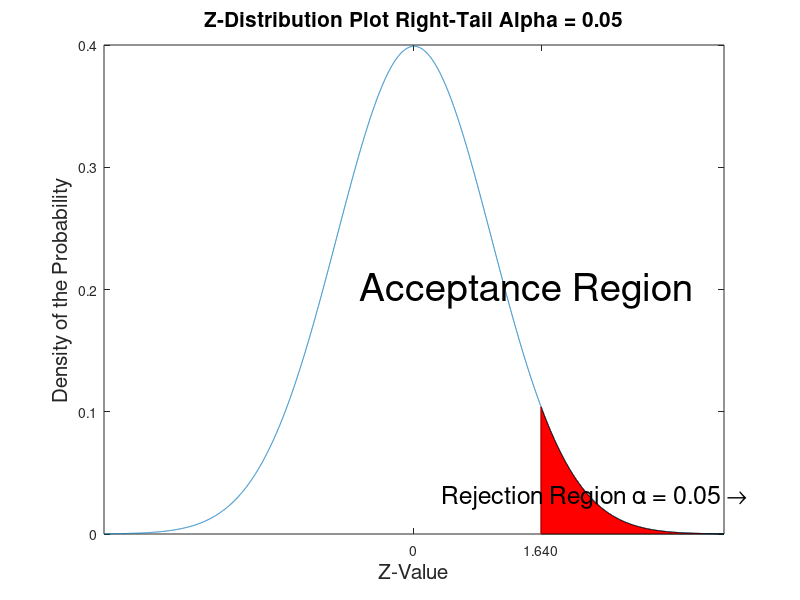

The MATLAB source for this figure:
x = [-4:0.001:4];
mu = 0;
s = 1;
b = 1.64;% z_critical
z = (exp(-(x-mu).*(x-mu)/(2*s*s)))/(s*sqrt(2*pi));
r = (1.64);
t = [b:0.001:4] ;
zcl = (exp(-(t-mu).*(t-mu)/(2*s*s)))/(s*sqrt(2*pi));
p = [b:0.001:4] ;
zcr = (exp(-(p-mu).*(p-mu)/(2*s*s)))/(s*sqrt(2*pi));
plot(x,z);
hold on;
title("Z-Distribution Plot Right-Tail Alpha = 0.05","fontsize",15);
xlabel("Z-Value","fontsize",15);
ylabel("Density of the Probability","fontsize",15);
area(t,zcl,"FaceColor", "red");
plot([b,b],[0,0.104],'r');
xticks([0,b]);
xticklabels({'0','1.640'});
txt1 = 'Rejection Region \alpha = 0.05 \rightarrow ';
text(x(4350),0.03,txt1,'FontSize',18)
txt3 = 'Acceptance Region';
text(x(3300),0.2,txt3,'FontSize',28)
hold off
